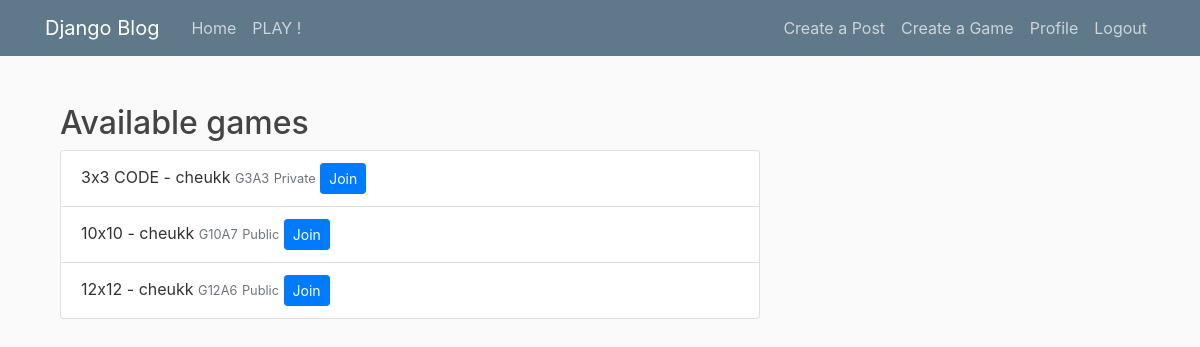
The app's page /list/ (signed in), older data.
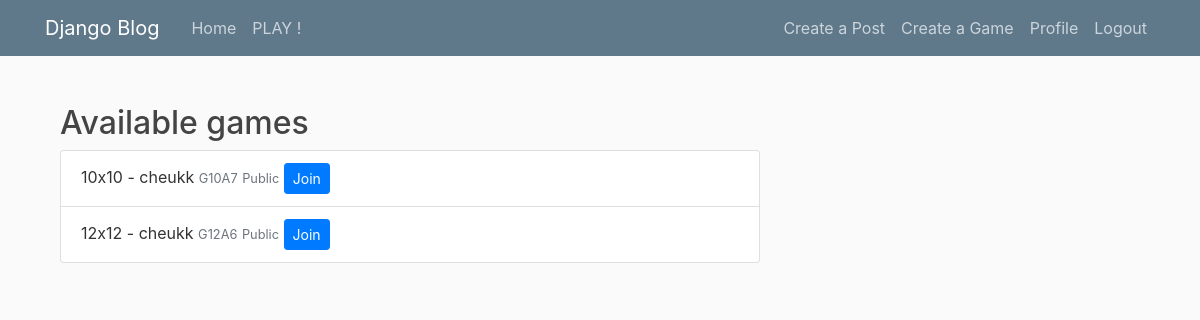
The same page, newer data.
### blog/models.py (models this page shows, shortened)
class Game(models.Model):
    title = models.CharField(max_length=100)
    date_posted = models.DateTimeField(default=timezone.now)
    game_author = models.ForeignKey(User, on_delete=models.CASCADE, related_name='game_player1')
    game_player2 = models.ForeignKey(User, on_delete=models.SET_NULL, null=True, blank=True, related_name='game_player2')
    finished = models.BooleanField(default=False)
    room_code = models.CharField(max_length=100, null=True, blank=True)
    grid_size = models.PositiveIntegerField(default=3)
    win_size = models.PositiveIntegerField(default=3)
    private = models.BooleanField(default=False)
    winner = models.ForeignKey(User, on_delete=models.SET_NULL, null=True, blank=True, related_name='games_won')

### blog/views.py (the view)
# urls.py: path('list/', GameListView.as_view(), name='game-list'),
class GameListView(LoginRequiredMixin, ListView):
    model = Game
    template_name = 'blog/game_list.html'
    context_object_name = 'games'
    ordering = ['-date_posted']
    def get_queryset(self):
        return Game.objects.filter(finished=False).order_by('-date_posted')

### blog/templates/blog/game_list.html
{% extends "blog/base.html" %}
{% block content %}
    <div class="container mt-4">
        {% if games %}
            <h2>Available games</h2>
            <ul class="list-group">
                {% for game in games %}
                    <li class="list-group-item">
                        {{ game.title }} - {{ game.game_author.username }}
                        <small class="text-muted">G{{ game.grid_size }}A{{ game.win_size }}</small>
                        {% if game.private %}
                            <small class="text-muted">Private</small>
                        {% else %}
                            <small class="text-muted">Public</small>
                        {% endif %}
                        {% if request.user == game.game_author or request.user == game.game_player2 %}
                            <a href="{% url 'join-game' game_id=game.id %}" class="btn btn-primary btn-sm">Join</a>
                        {% elif game.game_player2 %}
                            <span class="text-muted">GAME ALREADY FULL</span>
                        {% else %}
                            <a href="{% url 'join-game' game_id=game.id %}" class="btn btn-primary btn-sm">Join</a>
                        {% endif %}
                    </li>
                {% endfor %}
            </ul>
        {% else %}
            <h2>NO PARTIES AVAILABLE</h2>
        {% endif %}
    </div>
{% endblock %}

Row changes from the older to the newer data that the page shows:
no longer on this page (row edited): Game: title "3x3 CODE", game_author.username "cheukk", grid_size "3", win_size "3", private "Private", shows "Join"
